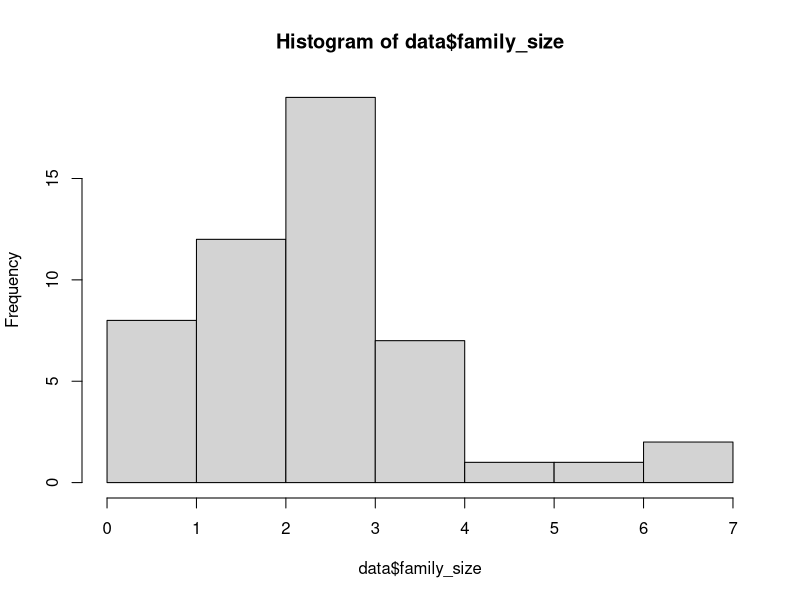
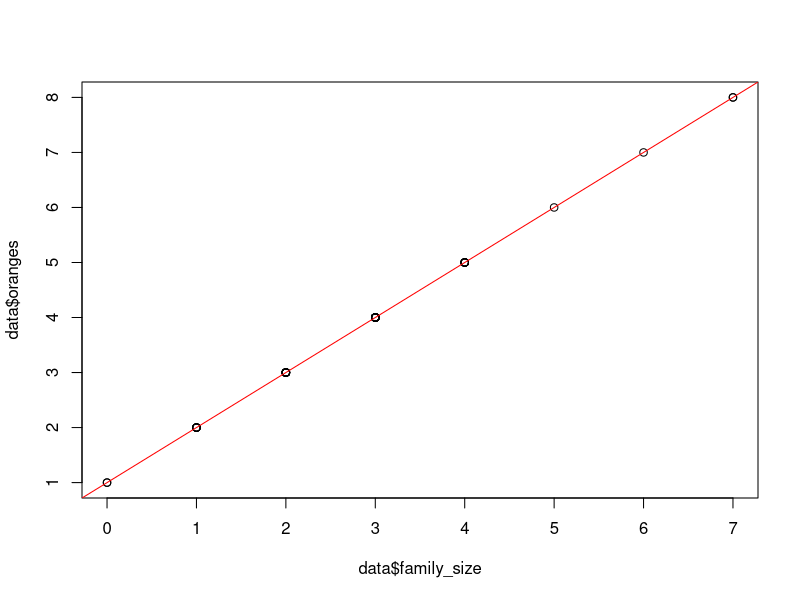
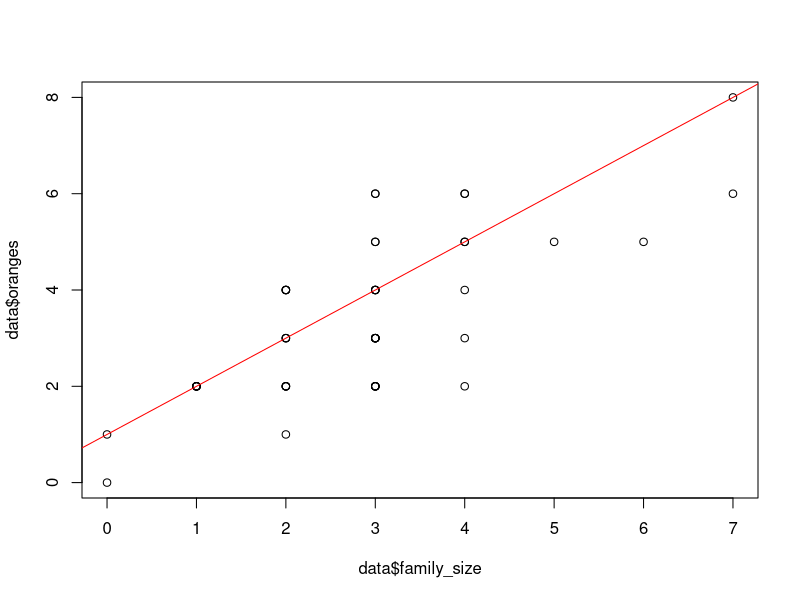
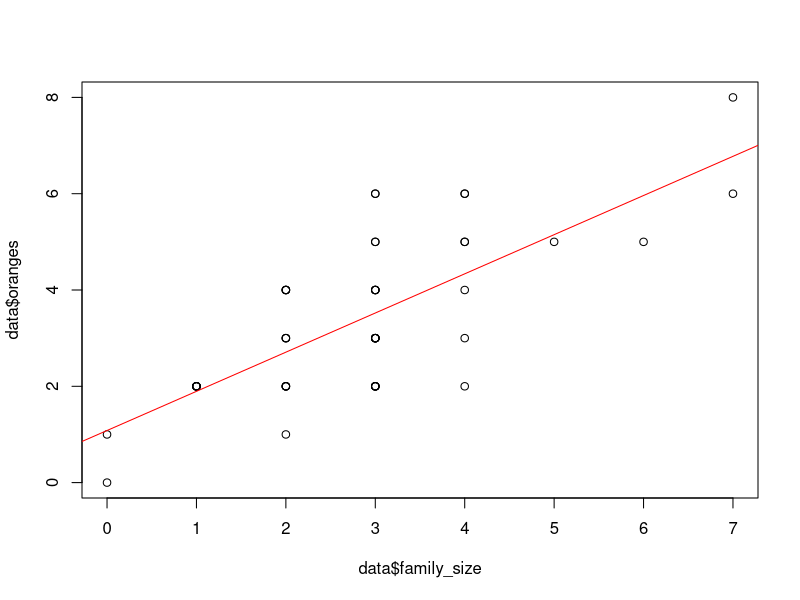
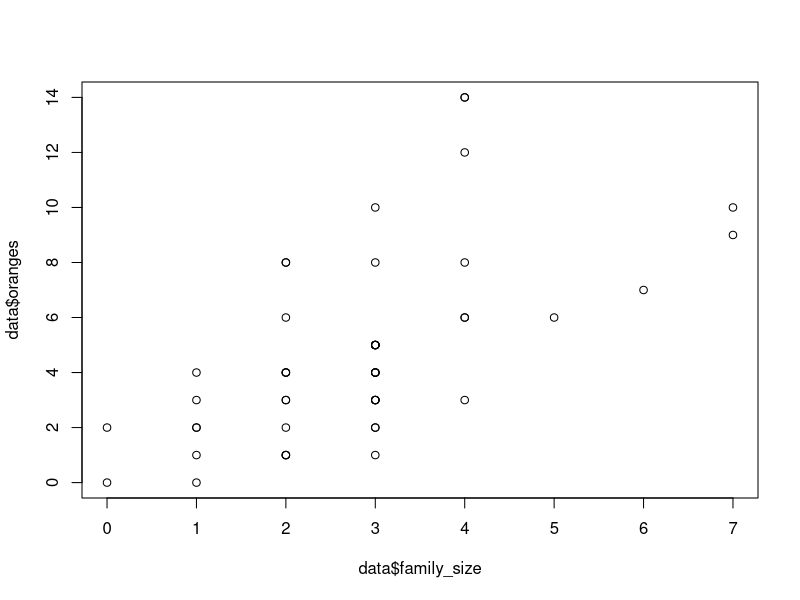
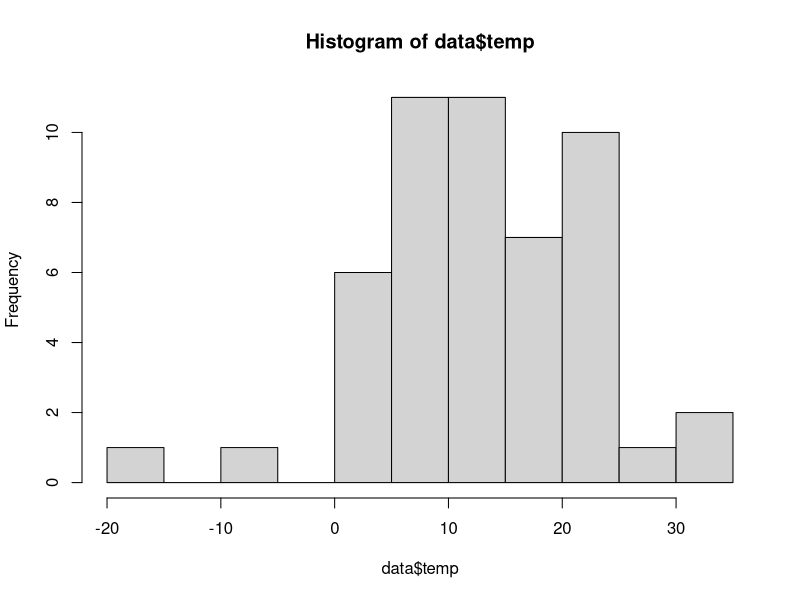

Source code (R) for these figures, in order:
library(dplyr)
# generate simple data

set.seed(111)
data <- data.frame(
  family_size = rpois(50, 3)
) %>% mutate(oranges = family_size+1)

hist(data$family_size)
plot(x = data$family_size, y = data$oranges)
abline(a = 1, b = 1, col = "red")
cor(data$family_size, data$oranges)

# ściśle liniowa zależność, możemy precyzyjnie wyliczyć ze wzoru

# teraz wprowadzam trochę losowości
# 0 - nie lubi pomarańczy z prawdopodobieństwem 30%
# 1 - chce 1 pomarańcze z prawdopodobieństwem 50%
# 2 - chce 2 pomarańcze z prawdopodobieństwem 20%

get_preference = function(family_size){
  sapply(family_size, function(x) {
    sum(sample(c(0, 1, 2), size = x, replace = T, prob = c(0.3, 0.5, 0.2)))
    }
    )
}

set.seed(123)
data <- data %>% mutate(oranges = get_preference(family_size+1))

plot(x = data$family_size, y = data$oranges)
abline(a = 1, b = 1, col = "red")

cor(data$family_size, data$oranges)
# suma kwadratów reszt
# y = ax + b + e
# sum(e^2) = sum((y - ax - b)^2)

data$y_fit = data$family_size + 1
data$e = data$oranges - data$y_fit

sum(data$e^2)

# czy mogę dopasować lepiej?

model <- lm(oranges ~ family_size, data = data)
summary(model)

sum(model$residuals^2) # niższe

plot(data$family_size, data$oranges)
abline(a = model$coefficients[1], b = model$coefficients[2], col = "red")


# dodanie więcej zmiennych

# wyprzedaż:
# wersja I (liniowa): jeśli jest wyprzedaż, ludzie biorą jedną pomarańczę więcej
# wersja II: interakcyjna - więcej pomarańczy na każdego kupującego

set.seed(456)
data$sale = sample(c(0, 1), 50, replace = T, prob = c(0.7, 0.3))
data$oranges = get_preference(data$family_size+1) + data$sale

model <- lm(oranges ~ family_size + sale, data = data)
summary(model)

model <- lm(oranges ~ family_size + family_size*sale, data = data)
summary(model)
  
data$oranges = get_preference(data$family_size+1)*(1 + data$sale)

model <- lm(oranges ~ family_size + sale, data = data)
summary(model)

sum(model$residuals^2)

model <- lm(oranges ~ family_size*sale, data = data)
summary(model)

sum(model$residuals^2) # niższy błąd

plot(data$family_size, data$oranges)


# dodać zmienną, która nie ma wpływu na y

set.seed(789)
data$temp = round(rnorm(50, 15, 10))
hist(data$temp)

model <- lm(oranges ~ family_size*sale + temp, data = data)
summary(model)

model <- lm(oranges ~ family_size*sale, data = data)
summary(model) # usunięcie nieistotnej zmiennej poprawia skorygowany R2, ale obniża zwykły

# zmienna może wyjść istotna w 5% przypadków
n_sig <- 0

for(i in 1:1000){
  data$temp = round(rnorm(50, 15, 10))
  model <- lm(oranges ~ family_size*sale + temp, data = data)
  summ <- summary(model)
  p_val <- summ$coefficients["temp",4]
  if(p_val < 0.05) n_sig <- n_sig + 1
}

n_sig
# zgadza się


# ćwiczenie: regresja pozorna

# powtarzaj wiele razy symulację (1000)
# generuj zmienne x i y, które są zależne od swojej przeszłości
# estymuj model i sprawdzaj, w ilu przypdkach p-value jest mniejsze od 5%

n_sig <- 0

for(i in 1:1000){
  
  x = vector()
  y = vector()
  x[1] = 0
  y[1] = 0
  
  for(j in 2:100){
    x[j] = x[j-1]*(-0.9) + rnorm(1)
    y[j] = y[j-1]*(-0.9) + rnorm(1)
  }
  
  model <- lm(y ~ x)
  summ <- summary(model)
  p_val <- summ$coefficients["x",4]
  if(p_val < 0.05) n_sig <- n_sig + 1
}

n_sig
